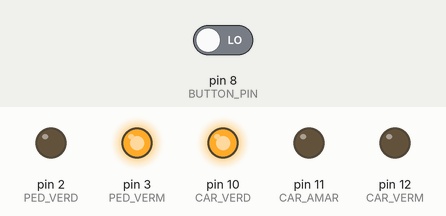
Simulated run of this sketch. Board: Arduino Uno, built with avr-gcc and run on an emulated ATmega328P. Shown: output pins drawn as LEDs (lit = HIGH). The test bench sets the inputs (shaded band); at power-on: pin 8 (BUTTON_PIN) LOW.

Above: at 4.2 s.
4.3 s: pin 8 (BUTTON_PIN) driven LOW
5.8 s: pin 8 (BUTTON_PIN) driven HIGH
At 6.2 s:
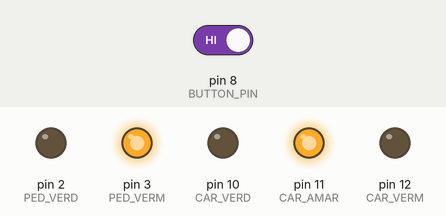
At 9.7 s:
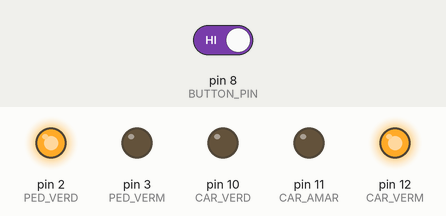
Timing chart, 0 to 16.3 s (numbered marks = the images above; inputs shaded):
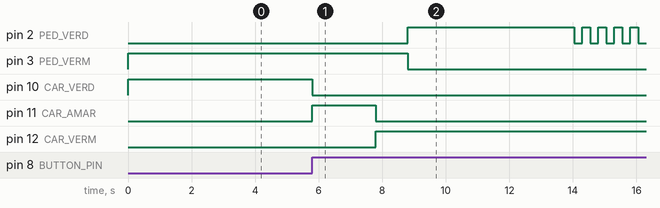

Measured:
- after the input at 4.3 s, every drawn part: stays the same
- after the input at 5.8 s, pin 2 (PED_VERD): LOW → HIGH after 3.0 s, then repeats every 0.50 s: LOW 0.25 s, HIGH 0.25 s; pin 3 (PED_VERM): HIGH → LOW after 3.0 s; pin 10 (CAR_VERD): HIGH → LOW at once; pin 11 (CAR_AMAR): LOW → HIGH at once, → LOW 2.0 s later; pin 12 (CAR_VERM): LOW → HIGH after 2.0 s

The sketch:

hands-on-04-semaforo.ino
```cpp
/*
 * UNIVERSIDADE FEDERAL DO AMAZONAS - UFAM
 * INSTITUTO DE COMPUTAÇÃO - ICOMP
 * CURSO INTRODUÇÃO AO ARDUINO
 * MARCOS A. P. DE LIMA
 * MARCOS.LIMA@ICOMP.UFAM.EDU.BR
 * JUN, 2022
 */
#define CAR_VERM 12
#define CAR_AMAR 11
#define CAR_VERD 10
#define PED_VERM 3
#define PED_VERD 2
#define BUTTON_PIN 8
#define CROSS_TIME 5000 // tempo cruzamento
unsigned long changeTime = 0;

void setup()
{
  pinMode(CAR_VERM, OUTPUT);
  pinMode(CAR_AMAR, OUTPUT);
  pinMode(CAR_VERD, OUTPUT);
  pinMode(PED_VERM, OUTPUT);
  pinMode(PED_VERD, OUTPUT);
  pinMode(BUTTON_PIN, INPUT);
  digitalWrite(CAR_VERD, HIGH);
  digitalWrite(PED_VERM, HIGH);
}

void loop()
{
  if (digitalRead(BUTTON_PIN) && (millis() - changeTime) > 5000) {
    abrirPedestre();
  }
}

void abrirPedestre() {
  trocarLEDS(CAR_VERD, CAR_AMAR);
  delay(2000);
  trocarLEDS(CAR_AMAR, CAR_VERM);
  delay(1000);

  trocarLEDS(PED_VERM, PED_VERD);
  delay(CROSS_TIME);

  blinkLED(PED_VERD, 250, 10);

  trocarLEDS(PED_VERD, PED_VERM);
  delay(500);

  trocarLEDS(CAR_VERM, CAR_VERD);
  changeTime = millis();
}

void blinkLED(unsigned int ledPin, unsigned int blinkInterval, unsigned int reps) {
  for (unsigned int x = 0; x < reps; x++) {
    digitalWrite(ledPin, HIGH);
    delay(blinkInterval);
    digitalWrite(ledPin, LOW);
    delay(blinkInterval);
  }
}

void trocarLEDS(unsigned int desativarLed, unsigned int ativarLed) {
  digitalWrite(desativarLed, LOW);
  digitalWrite(ativarLed, HIGH);
}
```
